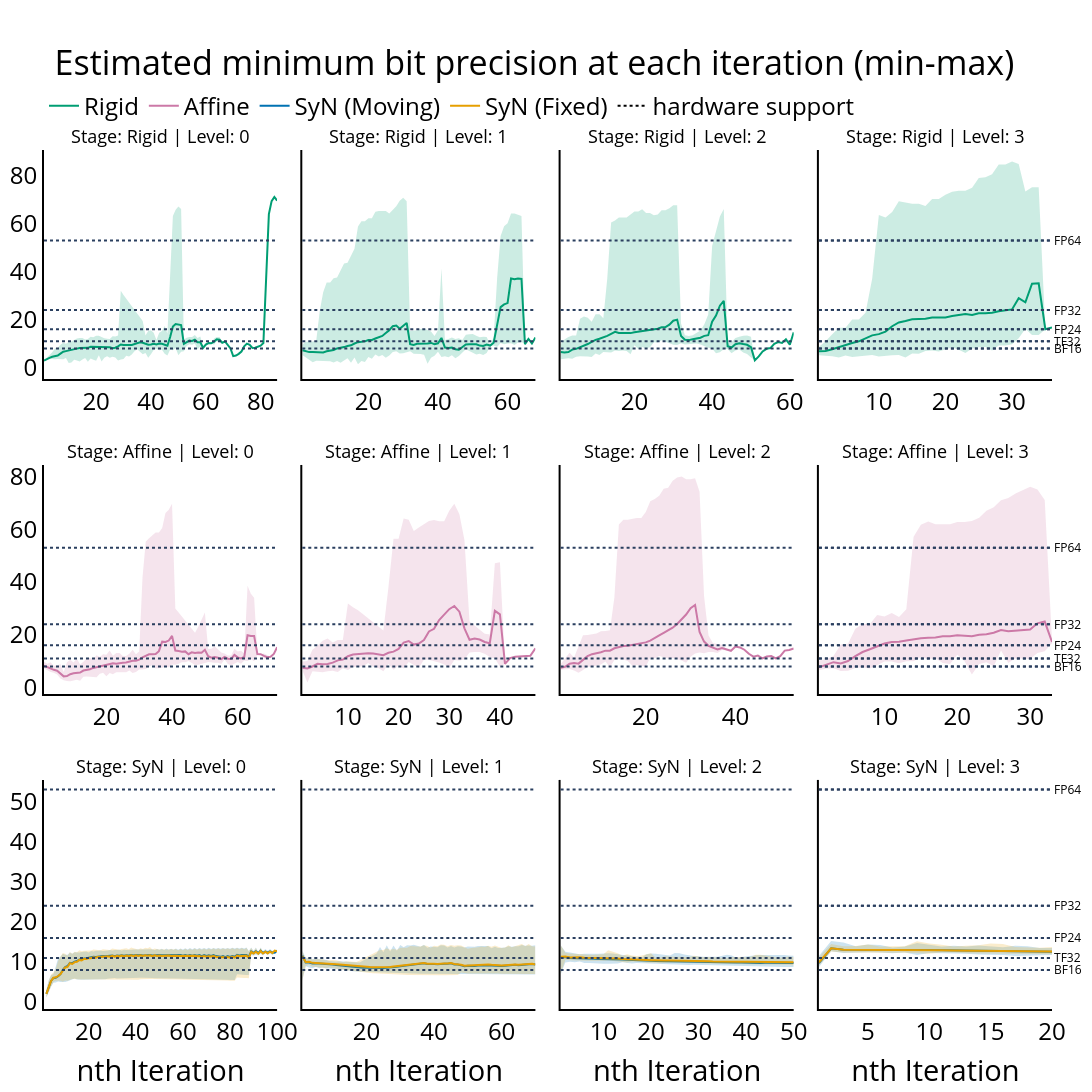
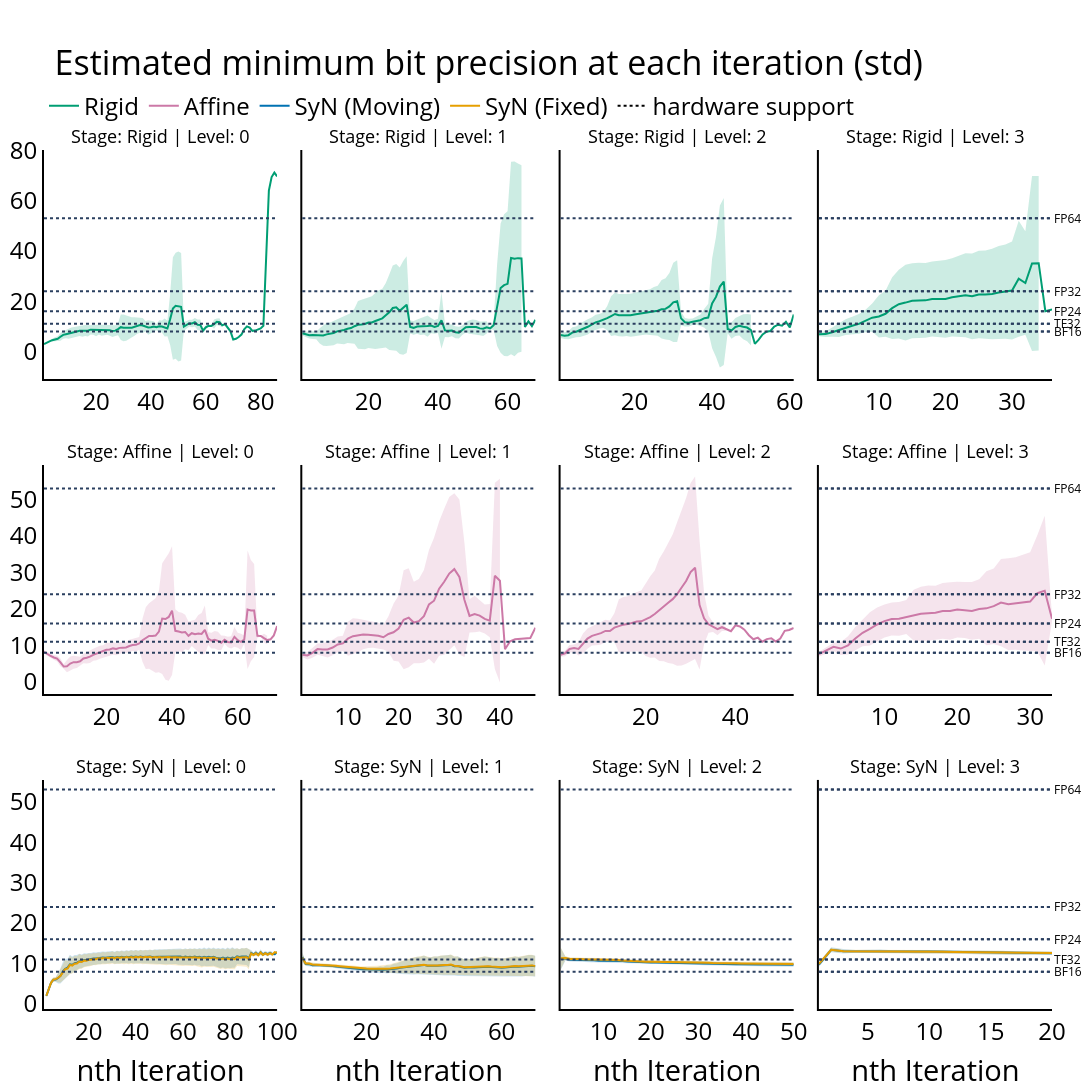

Notebook cell for these charts, in order:
### Code cell
fig_dir = Path("paper", "figures")

viz_pmin(
    df,
    boundary_func=plot_minmax,
    title="Estimated minimum bit precision at each iteration (min-max)",
    out_file=fig_dir / "pmin-min-max.pdf",
)
viz_pmin(
    df,
    boundary_func=plot_std,
    title="Estimated minimum bit precision at each iteration (std)",
    out_file=fig_dir / "pmin-std.pdf",
)
